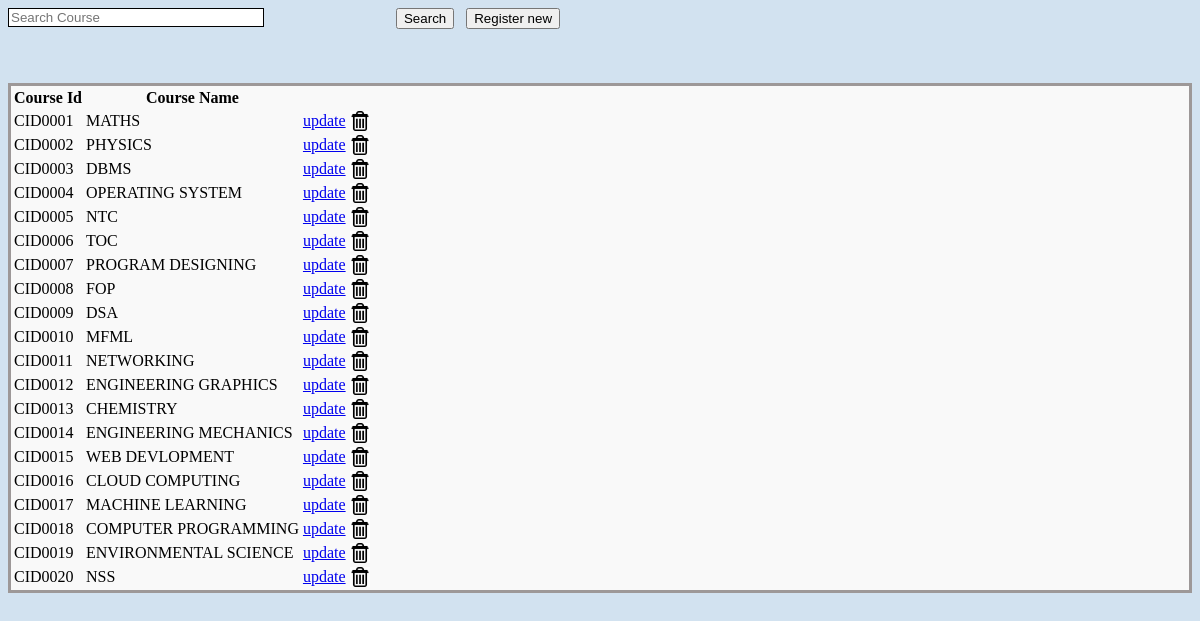
Screenshot of /View_Subjects.php with the database file from the repository.
### tables this page shows
CREATE TABLE `course` (
  `c_id` varchar(25) NOT NULL,
  `c_name` varchar(25) DEFAULT NULL
);

### View_Subjects.php (the view, shortened to what this page needs)
<!DOCTYPE html PUBLIC "-//W3C//DTD XHTML 1.0 Transitional//EN" "http://www.w3.org/TR/xhtml1/DTD/xhtml1-transitional.dtd">
<html xmlns="http://www.w3.org/1999/xhtml">
<head>
<link rel="stylesheet" type="text/css" href="css/style_view.css" />
</head>
<body>
<div class="btn_pos">
        <form method="post">
            <input type="text" name="searchtxt" class="input_box_pos form-control" placeholder="Search Course" />
            <div class="btn_pos_search">
            <input type="submit" class="btn btn-primary btn-large" value="Search"/>&nbsp;&nbsp;
            <a href="?tag=subject_entry"><input type="button" class="btn btn-large btn-primary" value="Register new" name="butAdd"/></a>
            </div>
        </form>
    </div><br><br>
<br />
<div class="table_margin">
<table class="table table-bordered">
        <thead>
            <tr>
            <th style="text-align: center;">Course Id</th>
            <th style="text-align: center;">Course Name</th>
            </tr>
        </thead>
         <?php
		 $key="";
	if($key !="")
		$sql_sel=mysqli_query($conn,"SElECT * FROM course WHERE c_id  like '%$key%'");
	else
        $sql_sel=mysqli_query($conn,"SELECT * FROM course");
	$row=mysqli_fetch_array($sql_sel);
    while($row){
    ?>
      <tr>
            <td><?php echo $row['c_id'];?></td>
            <td><?php echo $row['c_name'];?></td>
            <td align="center"><a href="?tag=subject_entry&opr=upd&rs_id=<?php echo $row['c_id'];?>" title="Update">update</a></td>
            <td align="center"><a href="?tag=view_subjects&opr=del&rs_id=<?php echo $row['c_id'];?>" title="Delete"><img style="-webkit-box-shadow: 0px 0px 0px 0px rgba(50, 50, 50, 0.75);-moz-box-shadow:    0px 0px 0px 0px rgba(50, 50, 50, 0.75);box-shadow:         0px 0px 0px 0px rgba(50, 50, 50, 0.75);" src="picture/delete.jpg" height="20" alt="Delete" /></a></td>
        </tr>
    <?php
	$row=mysqli_fetch_array($sql_sel);
    }
    ?>
</table>
</div>
</body>
</html>

### css/style_view.css (style rules this page uses)
body { background-color: #357ebd38; }
.table_margin { background-color: #f9f9f9; }
.table_margin { border: 3px solid #9d9898; }
.btn_pos { text-align: center; }
.input_box_pos { width: 250px; border: 1px solid black; float: left; }
.btn_pos { margin-right: 500px; }

### rows the page displays
course: c_id "CID0001", c_name "MATHS"
course: c_id "CID0002", c_name "PHYSICS"
course: c_id "CID0003", c_name "DBMS"
course: c_id "CID0004", c_name "OPERATING SYSTEM"
course: c_id "CID0005", c_name "NTC"
course: c_id "CID0006", c_name "TOC"
course: c_id "CID0007", c_name "PROGRAM DESIGNING"
course: c_id "CID0008", c_name "FOP"
course: c_id "CID0009", c_name "DSA"
course: c_id "CID0010", c_name "MFML"
course: c_id "CID0011", c_name "NETWORKING"
course: c_id "CID0012", c_name "ENGINEERING GRAPHICS"
course: c_id "CID0013", c_name "CHEMISTRY"
course: c_id "CID0014", c_name "ENGINEERING MECHANICS"
course: c_id "CID0015", c_name "WEB DEVLOPMENT"
course: c_id "CID0016", c_name "CLOUD COMPUTING"
course: c_id "CID0017", c_name "MACHINE LEARNING"
course: c_id "CID0018", c_name "COMPUTER PROGRAMMING"
course: c_id "CID0019", c_name "ENVIRONMENTAL SCIENCE"
course: c_id "CID0020", c_name "NSS"
